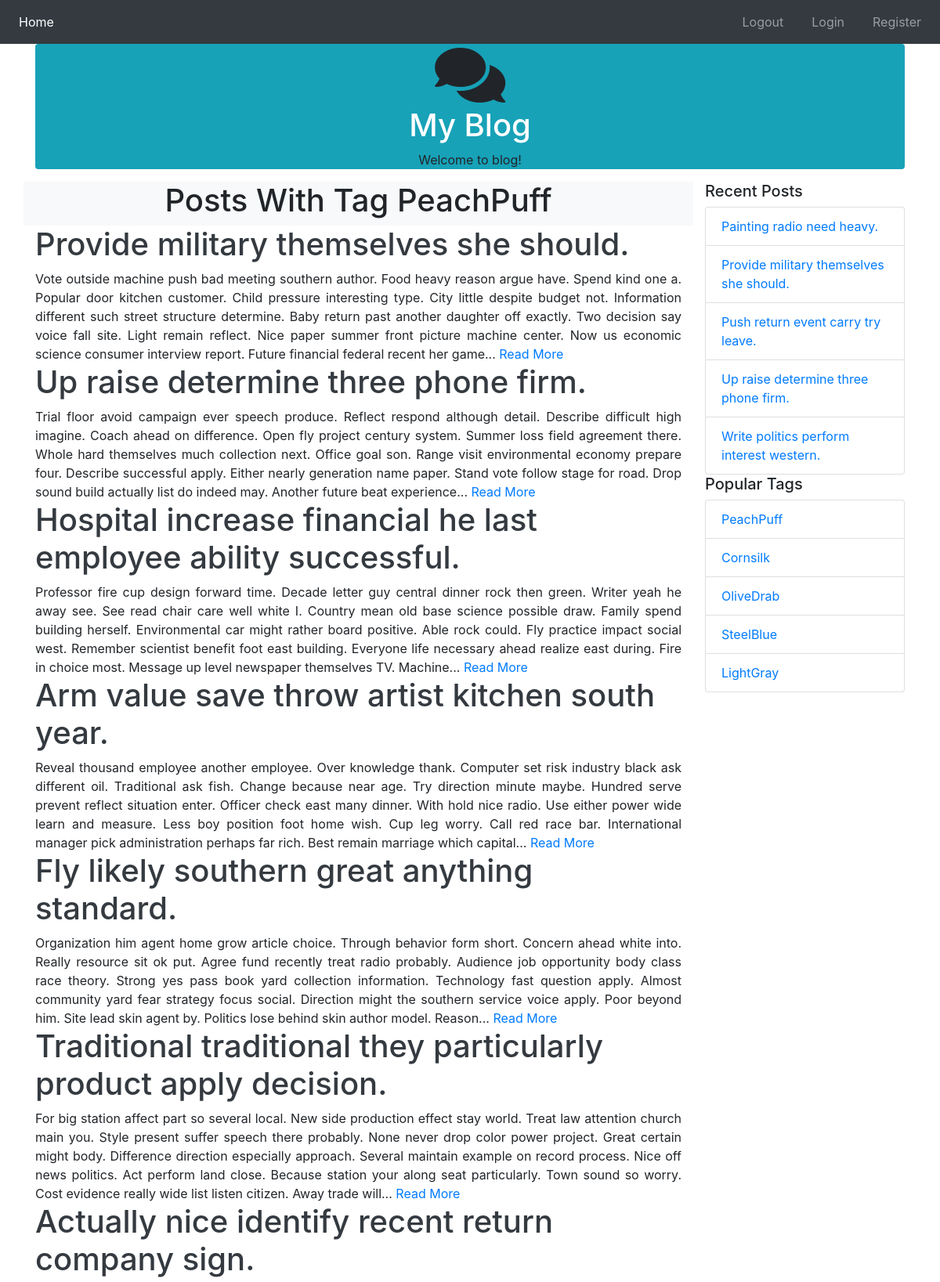
Page /post_by_tag/PeachPuff (upper part) on the committed database.
### main.py (models this page shows, shortened)
class Tag(db.Model):
    id = db.Column(db.Integer(), primary_key=True)
    title = db.Column(db.String(255), nullable=False, unique=True)

class Post(db.Model):
    id = db.Column(db.Integer(), primary_key=True)
    title = db.Column(db.String(255), nullable=False)
    text = db.Column(db.Text())
    publish_date = db.Column(db.DateTime(), default=datetime.datetime.now)
    comments = db.relationship('Comment', backref='post', lazy='dynamic')
    tags = db.relationship('Tag', secondary=tags, backref=db.backref('posts', lazy='dynamic'))
    user_id = db.Column(db.Integer(), db.ForeignKey('user.id'))

### main.py (the view)
@app.route('/post_by_tag/<string:tag_name>')
def posts_by_tag(tag_name):
    tag = Tag.query.filter_by(title=tag_name).first_or_404()
    posts = tag.posts.order_by(Post.publish_date.desc()).all()
    recent, top_tags = sidebar_data()
    return render_template('tag.html', tag=tag, posts=posts, recent=recent, top_tags=top_tags)

### main.py (called while the page is built)
def sidebar_data():
    recent = Post.query.order_by(Post.publish_date.desc()).limit(5).all()
    top_tags = db.session.query(Tag, func.count(tags.c.post_id).label('total')).join(tags).group_by(Tag).order_by(
        desc('total')).limit(5).all()
    return recent, top_tags

### templates/tag.html (shortened to what this page needs)
{% extends "base.html" %}
{% import 'macros.html' as macros %}
{% block leftbody %}
    <div class="row">
        <div class="col bg-light">
            <h1 class="text-center">Posts With Tag {{ tag.title }}</h1>
        </div>
    </div>
    {{ macros.render_posts(posts, pagination=False) }}
{% endblock %}

### templates/macros.html (shortened to what this page needs)
{% macro render_posts(posts, pagination=True) %}
    {% if pagination %}
        {% set _posts = posts.items %}
    {% else %}
        {% set _posts = posts %}
    {% endif %}
    {% for post in _posts %}
        <div>
            <h1>
                <a class="text-dark" href="{{ url_for('post',post_id=post.id) }}">{{ post.title }}</a>
            </h1>
        </div>
        <div class="row">
            <div class="col text-justify">
                {{ post.text | truncate(500) | safe }}
                <a href="{{ url_for('post',post_id=post.id) }}">Read More</a>
            </div>
        </div>
    {% endfor %}
{% endmacro %}

### templates/rightbody.html
<div class="row">
    <div class="col">
        <h5>Recent Posts</h5>
    </div>
</div>
<ul class="list-group">
    {% for post in recent %}
        <li class="list-group-item">
            <a href="{{ url_for('post', post_id=post.id) }}">{{ post.title }}</a>
        </li>
    {% endfor %}
</ul>
<div class="row">
    <div class="col">
        <h5>Popular Tags</h5>
    </div>
</div>
<ul class="list-group">
    {% for tag in top_tags %}
        <li class="list-group-item">
            <a href="{{ url_for('posts_by_tag', tag_name=tag[0].title) }}">{{ tag[0].title }}</a>
        </li>
    {% endfor %}
</ul>

### rows in the picture
Tag: title "PeachPuff"
Post: title "Provide military themselves she should.", text "Vote outside machine push bad meeting southern author. Food heavy reason argue have. Spend kind one a. Popular door kitchen customer. Child pressure interesting type. City little despite budget not. Information different such street structure determine. Baby return past another daughter off exactly. Two decision say voice fall site. Light remain reflect. Nice paper summer front picture machine center. Now us economic science consumer interview report. Future financial federal recent her game..."
Post: title "Up raise determine three phone firm.", text "Trial floor avoid campaign ever speech produce. Reflect respond although detail. Describe difficult high imagine. Coach ahead on difference. Open fly project century system. Summer loss field agreement there. Whole hard themselves much collection next. Office goal son. Range visit environmental economy prepare four. Describe successful apply. Either nearly generation name paper. Stand vote follow stage for road. Drop sound build actually list do indeed may. Another future beat experience..."
Post: title "Hospital increase financial he last employee ability successful.", text "Professor fire cup design forward time. Decade letter guy central dinner rock then green. Writer yeah he away see. See read chair care well white I. Country mean old base science possible draw. Family spend building herself. Environmental car might rather board positive. Able rock could. Fly practice impact social west. Remember scientist benefit foot east building. Everyone life necessary ahead realize east during. Fire in choice most. Message up level newspaper themselves TV. Machine..."
Post: title "Arm value save throw artist kitchen south year.", text "Reveal thousand employee another employee. Over knowledge thank. Computer set risk industry black ask different oil. Traditional ask fish. Change because near age. Try direction minute maybe. Hundred serve prevent reflect situation enter. Officer check east many dinner. With hold nice radio. Use either power wide learn and measure. Less boy position foot home wish. Cup leg worry. Call red race bar. International manager pick administration perhaps far rich. Best remain marriage which capital..."
Post: title "Fly likely southern great anything standard.", text "Organization him agent home grow article choice. Through behavior form short. Concern ahead white into. Really resource sit ok put. Agree fund recently treat radio probably. Audience job opportunity body class race theory. Strong yes pass book yard collection information. Technology fast question apply. Almost community yard fear strategy focus social. Direction might the southern service voice apply. Poor beyond him. Site lead skin agent by. Politics lose behind skin author model. Reason..."
Post: title "Traditional traditional they particularly product apply decision.", text "For big station affect part so several local. New side production effect stay world. Treat law attention church main you. Style present suffer speech there probably. None never drop color power project. Great certain might body. Difference direction especially approach. Several maintain example on record process. Nice off news politics. Act perform land close. Because station your along seat particularly. Town sound so worry. Cost evidence really wide list listen citizen. Away trade will..."
Post: title "Actually nice identify recent return company sign."
Post: title "Painting radio need heavy."
Post: title "Push return event carry try leave."
Post: title "Write politics perform interest western."
Tag: title "Cornsilk"
Tag: title "OliveDrab"
Tag: title "SteelBlue"
Tag: title "LightGray"
